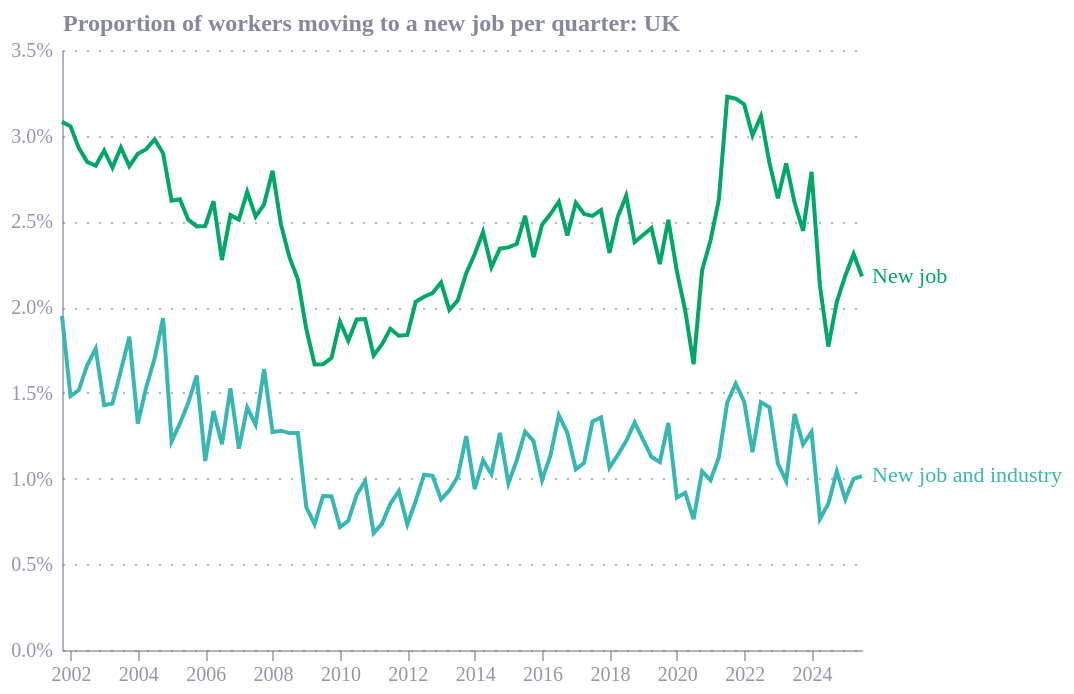

Write the Vega-Lite specification saved for this chart.
### Vega-Lite specification from a JSON file in a GitHub repository (floating-point values rounded to 4 significant figures; data arrays with more than 128 entries replaced by an {"elided": "..."} marker saying what was removed)
{"config": {"font": "Circular Std", "mark": {"line": {"interpolate": "monotone"}}, "view": {"stroke": "transparent", "width": 400, "height": 300}, "range": {"category": ["#36B7B4", "#E6224B", "#F4C245", "#0063AF", "#00A767", "#179FDB", "#EB5C2E"], "diverging": ["#E6224B", "#E54753", "#C9C9C9", "#179FDB", "#122B39"], "heatmap": ["#C9C9C9", "#179FDB", "#0063AF", "#122B39"], "ordinal": ["#00A767", "#36B7B4", "#179FDB", "#0063AF", "#243B5A"]}, "axisX": {"domainColor": "#676A86", "domainOpacity": 0.5, "grid": false, "labelAngle": 0, "labelColor": "#676A86", "labelOpacity": 0.7, "orient": "bottom", "tickColor": "#676A86", "tickCount": 10, "tickOpacity": 0.5, "title": false, "titleAlign": "center", "titleAnchor": "middle", "titleColor": "#676A86", "titleFontSize": 12, "titleOpacity": 0.8, "titleY": -15}, "axisY": {"domainColor": "#676A86", "domainOpacity": 0.5, "gridColor": "#676A86", "gridDash": [1, 5], "gridOpacity": 0.5, "labelColor": "#676A86", "labelOpacity": 0.7, "labelPadding": 5, "tickColor": "#676A86", "tickCount": 8, "tickOpacity": 0.5, "ticks": false, "titleAlign": "left", "titleAngle": 0, "titleBaseline": "bottom", "titleColor": "#676A86", "titleFontSize": 12, "titleOpacity": 0.8, "titleX": 0, "titleY": -7}}, "layer": [{"data": {"name": "data-473fbcefae1f5b1fa985a72eedbf9bac"}, "mark": {"type": "line"}, "encoding": {"color": {"field": "variable", "legend": null, "type": "ordinal"}, "x": {"field": "Datetime", "type": "temporal"}, "y": {"axis": {"format": "%"}, "field": "value", "title": "Proportion of workers moving to a new job per quarter: UK", "type": "quantitative"}}}, {"data": {"name": "data-990248bb286efe9445ffea727e916742"}, "mark": {"type": "text", "align": "left", "baseline": "middle", "dx": 5}, "encoding": {"color": {"field": "variable", "type": "nominal"}, "text": {"field": "variable", "type": "nominal"}, "x": {"field": "Datetime", "type": "temporal"}, "y": {"axis": {"format": "%"}, "field": "value", "type": "quantitative"}}}], "$schema": "https://vega.github.io/schema/vega-lite/v5.20.1.json", "datasets": {"data-473fbcefae1f5b1fa985a72eedbf9bac": {"elided": "190 records"}, "data-990248bb286efe9445ffea727e916742": [{"Datetime": "2025-07-01T00:00:00", "variable": "New job", "value": 0.02179}, {"Datetime": "2025-07-01T00:00:00", "variable": "New job and industry", "value": 0.01015}]}}
